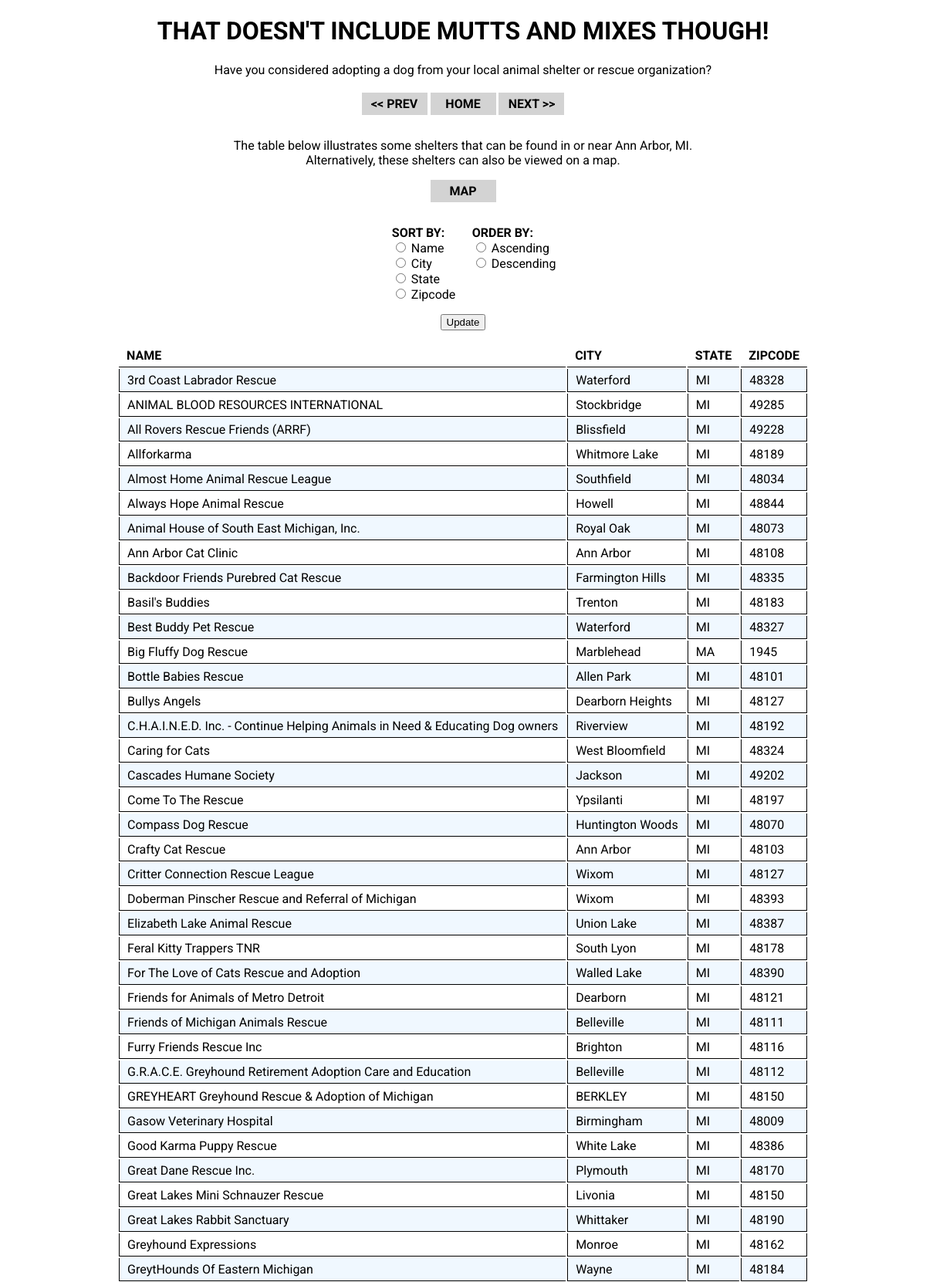
The app's page /rescue (upper part) with its own data.
### tables this page shows
CREATE TABLE 'shelter' (
		'shelter_id' INTEGER PRIMARY KEY AUTOINCREMENT,
		'name' TEXT,
		'id' TEXT,
		'city' INTEGER,
		'state' INTEGER,
		'zipcode' INTEGER,
		'latitude' TEXT,
		'longitude' TEXT
		);

CREATE TABLE 'city' (
		'city_id' INTEGER PRIMARY KEY AUTOINCREMENT,
		'name' TEXT
		);

CREATE TABLE 'state' (
		'state_id' INTEGER PRIMARY KEY AUTOINCREMENT,
		'name' TEXT
		);

### app.py (the view)
@app.route('/rescue', methods = ['GET', 'POST'])
def rescue():
	if request.method == "POST":
		sortby = request.form["sortby"]
		sortorder = request.form["sortorder"]
		shelter_list = model.get_shelters(sortby, sortorder)
	else:
		shelter_list = model.get_shelters()
	return render_template("rescue.html", shelter_list = shelter_list)

### model.py (called while the page is built)
def get_shelters(sortby = "name", sortorder = "asc"):
	DBNAME = "adoptable_dogs.db"
	try:
		conn = sqlite3.connect(DBNAME)
	except Error as e:
		print(e)
	cur = conn.cursor()
	stmt = """
		SELECT S.name, C.name, St.name, S.zipcode, S.latitude, S.longitude
		FROM shelter AS S
		JOIN city AS C
			ON S.city = C.city_id
		JOIN state AS St
			ON S.state = ST.state_id
	"""
	cur.execute(stmt)
	shelter_list = []
	for each in cur:
		shelter_list.append(each)
	if sortby == "name":
		sortcol = 0
	elif sortby == "city":
		sortcol = 1
	elif sortby == "state":
		sortcol = 2
	elif sortby == "zipcode":
		sortcol = 4
	else:
		sortcol = 0
	rev = (sortorder == 'desc')
	sorted_list = sorted(shelter_list, key = lambda row: row[sortcol], reverse = rev)
	conn.commit()
	conn.close()
	return sorted_list

### templates/rescue.html (shortened to what this page needs)
<!DOCTYPE html>
<html>
	<head>
		<link rel="stylesheet" href="/static/style.css">
	</head>
	<body>
		<div class = "header">
			<h1>THAT DOESN'T INCLUDE MUTTS AND MIXES THOUGH!</h1>
			<p>Have you considered adopting a dog from your local animal shelter or rescue organization?</p>
		</div>
		<div class = "button">
			<p><a href = "/"><strong> << PREV</strong></a></p>
			<p><a href = "/"><strong>HOME</strong></a></p>
			<p><a href = "/breedschart"><strong>NEXT >> </strong></a></p>
		</div>
		<p class = "centertext">The table below illustrates some shelters that can be found in or near Ann Arbor, MI.<br/>
		Alternatively, these shelters can also be viewed on a map.</p>
		<div class = "button">
			<p><a href = "/rescuemap" target = "_blank"><strong>MAP</strong></a></p>
		</div>
		<form action = "/rescue" method = "POST" class = "sortform">
			<div class = "sort">
				<strong>SORT BY:</strong><br/>
				<input type="radio" name="sortby" value="name"/> Name <br/>
				<input type="radio" name="sortby" value="city"/> City <br/>
				<input type="radio" name="sortby" value="state"/> State <br/>
				<input type="radio" name="sortby" value="zipcode"/> Zipcode <br/>
			</div>
			<div class = "order">
				<strong>ORDER BY:</strong><br/>
				<input type="radio" name="sortorder" value="asc"/> Ascending <br/>
				<input type="radio" name="sortorder" value="desc"/> Descending <br/>
			</div>
			<div>
				<p class = "centertext"><input type="submit" name="update" value="Update"/></p>
			</div>
		</form>
		<div>
			<table class = "shelters">
				<tr>
					<th>NAME</th>
					<th>CITY</th>
					<th>STATE</th>
					<th>ZIPCODE</th>
				</tr>
				{% for each in shelter_list %}
				<tr>
					<td>{{each[0]}}</td>
					<td>{{each[1]}}</td>
					<td>{{each[2]}}</td>
					<td class = "lastcell">{{each[3]}}</td>
				</tr>
				{% endfor %}
			</table>
		</div>
	</body>
</html>

### static/style.css (style rules this page uses)
body { width: 1024px; margin: auto; font-family:'Roboto', 'Tahoma', sans-serif; }
.header { margin: 0px 0px 20px 0px; text-align: center; }
.centertext { text-align: center; }
.button { margin: 0px 0px 30px 0px; text-align: center; }
.button p { width: 75px; background-color: lightgray; margin: 0px auto; padding: 5px; display: inline-block; text-align: center; }
.button a { color: black; }
tr { background-color: white; }
tr:nth-child(even) { background-color: aliceblue; }
th { border-bottom: 1px solid black; padding: 5px 10px; }
td { border-left: 1px solid black; border-bottom: 1px solid black; padding: 5px 10px; }
.lastcell { border-right: 1px solid black; }
a { text-decoration: none; color: steelblue; }
.sortform { width: 25%; margin: auto; }
.sort { width: 100px; display: inline-block; vertical-align: top; margin: 0px 0px 0px 14%; }
.order { width: 45%; display: inline-block; }
.shelters { text-align: left; margin: auto; }

### records on screen
shelter: name "3rd Coast Labrador Rescue", name "Waterford", name "MI", zipcode "48328"
shelter: name "ANIMAL BLOOD RESOURCES INTERNATIONAL", name "Stockbridge", name "MI", zipcode "49285"
shelter: name "All Rovers Rescue Friends (ARRF)", name "Blissfield", name "MI", zipcode "49228"
shelter: name "Allforkarma", name "Whitmore Lake", name "MI", zipcode "48189"
shelter: name "Almost Home Animal Rescue League", name "Southfield", name "MI", zipcode "48034"
shelter: name "Always Hope Animal Rescue", name "Howell", name "MI", zipcode "48844"
shelter: name "Animal House of South East Michigan, Inc.", name "Royal Oak", name "MI", zipcode "48073"
shelter: name "Ann Arbor Cat Clinic", name "Ann Arbor", name "MI", zipcode "48108"
shelter: name "Backdoor Friends Purebred Cat Rescue", name "Farmington Hills", name "MI", zipcode "48335"
shelter: name "Basil's Buddies", name "Trenton", name "MI", zipcode "48183"
shelter: name "Best Buddy Pet Rescue", name "Waterford", name "MI", zipcode "48327"
shelter: name "Big Fluffy Dog Rescue", name "Marblehead", name "MA", zipcode "1945"
shelter: name "Bottle Babies Rescue", name "Allen Park", name "MI", zipcode "48101"
shelter: name "Bullys Angels", name "Dearborn Heights", name "MI", zipcode "48127"
shelter: name "C.H.A.I.N.E.D. Inc. - Continue Helping Animals in Need & Educating Dog owners", name "Riverview", name "MI", zipcode "48192"
shelter: name "Caring for Cats", name "West Bloomfield", name "MI", zipcode "48324"
shelter: name "Cascades Humane Society", name "Jackson", name "MI", zipcode "49202"
shelter: name "Come To The Rescue", name "Ypsilanti", name "MI", zipcode "48197"
shelter: name "Compass Dog Rescue", name "Huntington Woods", name "MI", zipcode "48070"
shelter: name "Crafty Cat Rescue", name "Ann Arbor", name "MI", zipcode "48103"
shelter: name "Critter Connection Rescue League", name "Wixom", name "MI", zipcode "48127"
shelter: name "Doberman Pinscher Rescue and Referral of Michigan", name "Wixom", name "MI", zipcode "48393"
shelter: name "Elizabeth Lake Animal Rescue", name "Union Lake", name "MI", zipcode "48387"
shelter: name "Feral Kitty Trappers TNR", name "South Lyon", name "MI", zipcode "48178"
shelter: name "For The Love of Cats Rescue and Adoption", name "Walled Lake", name "MI", zipcode "48390"
shelter: name "Friends for Animals of Metro Detroit", name "Dearborn", name "MI", zipcode "48121"
shelter: name "Friends of Michigan Animals Rescue", name "Belleville", name "MI", zipcode "48111"
shelter: name "Furry Friends Rescue Inc", name "Brighton", name "MI", zipcode "48116"
shelter: name "G.R.A.C.E. Greyhound Retirement Adoption Care and Education", name "Belleville", name "MI", zipcode "48112"
shelter: name "GREYHEART Greyhound Rescue & Adoption of Michigan", name "BERKLEY", name "MI", zipcode "48150"
shelter: name "Gasow Veterinary Hospital", name "Birmingham", name "MI", zipcode "48009"
shelter: name "Good Karma Puppy Rescue", name "White Lake", name "MI", zipcode "48386"
shelter: name "Great Dane Rescue Inc.", name "Plymouth", name "MI", zipcode "48170"
shelter: name "Great Lakes Mini Schnauzer Rescue", name "Livonia", name "MI", zipcode "48150"
shelter: name "Great Lakes Rabbit Sanctuary", name "Whittaker", name "MI", zipcode "48190"
shelter: name "Greyhound Expressions", name "Monroe", name "MI", zipcode "48162"
shelter: name "GreytHounds Of Eastern Michigan", name "Wayne", name "MI", zipcode "48184"
